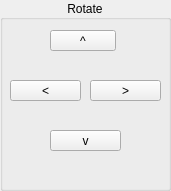
   <widget class="QGroupBox" name="groupBox_11">
    <property name="geometry">
     <rect>
      <x>1425</x>
      <y>0</y>
      <width>171</width>
      <height>191</height>
     </rect>
    </property>
    <property name="title">
     <string>Rotate</string>
    </property>
    <property name="alignment">
     <set>Qt::AlignCenter</set>
    </property>
    <widget class="QPushButton" name="view_rotate_left_pb">
     <property name="geometry">
      <rect>
       <x>10</x>
       <y>80</y>
       <width>71</width>
       <height>21</height>
      </rect>
     </property>
     <property name="text">
      <string>&lt;</string>
     </property>
    </widget>
    <widget class="QPushButton" name="view_rotate_right_pb">
     <property name="geometry">
      <rect>
       <x>90</x>
       <y>80</y>
       <width>71</width>
       <height>21</height>
      </rect>
     </property>
     <property name="text">
      <string>&gt;</string>
     </property>
    </widget>
    <widget class="QPushButton" name="view_rotate_up_pb">
     <property name="geometry">
      <rect>
       <x>50</x>
       <y>30</y>
       <width>66</width>
       <height>21</height>
      </rect>
     </property>
     <property name="text">
      <string>^</string>
     </property>
    </widget>
    <widget class="QPushButton" name="view_rotate_down_pb">
     <property name="geometry">
      <rect>
       <x>50</x>
       <y>130</y>
       <width>71</width>
       <height>21</height>
      </rect>
     </property>
     <property name="text">
      <string>v</string>
     </property>
    </widget>
   </widget>
